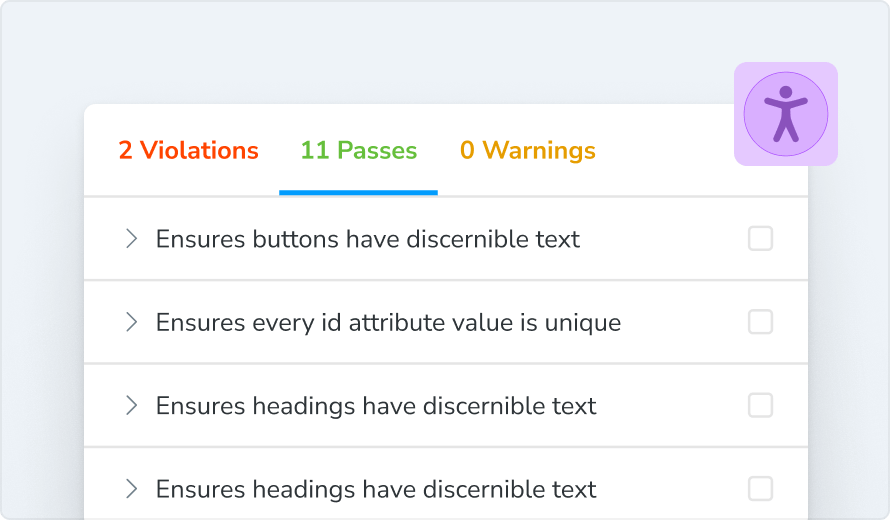
#> input picture client/src/stories/assets/accessibility.png, 890 x 520 px; its folder holds only this picture in this run
$ python -i ocr.py   (imports and definitions only)
#> lines starting #> are read from the running program, lines starting #| are printed output that depends on the picture; after the words box and inside, x2 and y2 are one past the last pixel; in counts of white or black regions, pixels touching at a corner belong together
### server/core/tesseract.py
"""Utilities for locating and configuring the Tesseract executable."""

from __future__ import annotations

import os
import shutil
from pathlib import Path

_CONFIGURED = False
_AVAILABLE = False
_PATH: str | None = None
_ERROR: str | None = None
_TESSDATA_DIR: str | None = None


def _custom_tessdata_dir() -> Path:
    return Path(__file__).resolve().parents[1] / "data" / "tessdata"


def _candidate_paths() -> list[Path]:
    candidates: list[Path] = []

    env_path = os.getenv("TESSERACT_CMD")
    if env_path:
        candidates.append(Path(env_path))

    which_path = shutil.which("tesseract")
    if which_path:
        candidates.append(Path(which_path))

    candidates.extend(
        [
            Path(r"C:\Program Files\Tesseract-OCR\tesseract.exe"),
            Path(r"C:\Program Files (x86)\Tesseract-OCR\tesseract.exe"),
            Path.home() / "AppData" / "Local" / "Programs" / "Tesseract-OCR" / "tesseract.exe",
        ]
    )
    return candidates


def configure_tesseract() -> tuple[bool, str | None, str | None]:
    """Configure pytesseract if available and return availability details."""
    global _CONFIGURED, _AVAILABLE, _PATH, _ERROR, _TESSDATA_DIR

    if _CONFIGURED:
        return _AVAILABLE, _PATH, _ERROR

    _CONFIGURED = True

    try:
        import pytesseract
    except ImportError:
        _AVAILABLE = False
        _ERROR = "pytesseract is not installed"
        return _AVAILABLE, _PATH, _ERROR

    custom_tessdata = _custom_tessdata_dir()
    custom_tessdata.mkdir(parents=True, exist_ok=True)
    os.environ["TESSDATA_PREFIX"] = str(custom_tessdata)
    _TESSDATA_DIR = str(custom_tessdata)

    last_error: str | None = None
    for candidate in _candidate_paths():
        if not candidate.exists():
            continue

        try:
            pytesseract.pytesseract.tesseract_cmd = str(candidate)
            pytesseract.get_tesseract_version()
            _AVAILABLE = True
            _PATH = str(candidate)
            _ERROR = None
            return _AVAILABLE, _PATH, _ERROR
        except Exception as exc:
            last_error = str(exc)

    try:
        pytesseract.get_tesseract_version()
#> (this line was passed over: pytesseract is not available in this run)
#> further down, picture is the input picture: PIL image 890x520 P; mean R, G, B, A 242.7, 243.5, 246.4, 255
        _AVAILABLE = True
        _PATH = getattr(pytesseract.pytesseract, "tesseract_cmd", None)
        _ERROR = None
    except Exception as exc:
        _AVAILABLE = False
        _ERROR = last_error or str(exc)

    return _AVAILABLE, _PATH, _ERROR


# [15 lines left out: functions refresh_tesseract, get_tessdata_dir, not called in this run]

### server/cua/ocr.py
"""
CUA OCR 识别模块
"""
import asyncio
import hashlib
import re
from typing import Any

from PIL import Image

from core.tesseract import configure_tesseract

from .exceptions import OCRError, OCRProcessingError, TesseractNotInstalledError
from .types import Coordinate, Region

try:
    import pytesseract
except ImportError:
    pytesseract = None

TESSERACT_AVAILABLE, TESSERACT_PATH, TESSERACT_ERROR = configure_tesseract()

try:
    import cv2
    import numpy as np
    CV2_AVAILABLE = True
except ImportError:
    CV2_AVAILABLE = False
    cv2 = None
    np = None


SUPPORTED_LANGUAGES = {
    "chi_sim": "中文简体",
    "chi_tra": "中文繁体",
    "eng": "English",
    "jpn": "日本語",
    "kor": "한국어",
    "chi_sim+eng": "中文简体+English",
    "chi_tra+eng": "中文繁体+English",
}


class OCRRecognizer:
    def __init__(self, tesseract_path: str | None = None):
        self._tesseract_path = tesseract_path
        self._current_lang = "chi_sim+eng"
        self._cache: dict[str, Any] = {}
        self._cache_max_size = 100

        if tesseract_path and pytesseract is not None:
            pytesseract.pytesseract.tesseract_cmd = tesseract_path

        self._check_tesseract()

    def _check_tesseract(self) -> None:
        if not TESSERACT_AVAILABLE:
            raise TesseractNotInstalledError(
                details="pytesseract 库未安装，请运行: pip install pytesseract"
            )
        try:
            pytesseract.get_tesseract_version()
#> (this line was passed over: pytesseract is not available in this run)
        except Exception as e:
            raise TesseractNotInstalledError(
                details=f"Tesseract 可执行文件未找到或无法运行: {e}"
            )

    def _get_image_hash(self, image: Image.Image) -> str:
        img_bytes = image.tobytes()
        return hashlib.md5(img_bytes + self._current_lang.encode()).hexdigest()

    def _cache_get(self, key: str) -> Any | None:
        return self._cache.get(key)

    # [44 lines left out: functions _cache_set, set_language, get_available_languages, preprocess_image, not called in this run]

    def enhance_for_ocr(self, image: Image.Image) -> Image.Image:
        if not CV2_AVAILABLE:
            enhanced = image.convert("L")
            return enhanced.point(lambda x: 0 if x < 128 else 255)

        img_array = np.array(image)
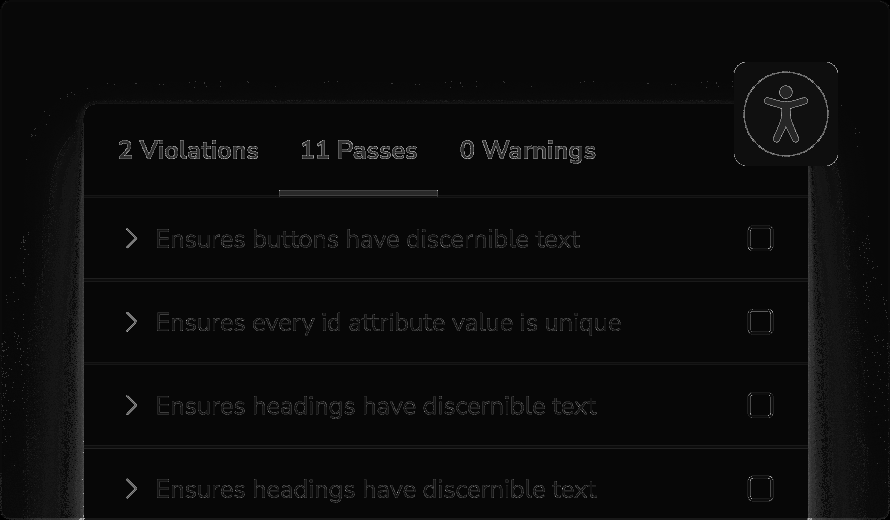
#> img_array: shape (520, 890); min 0, max 181, mean 11

        if len(img_array.shape) == 3:
            gray = cv2.cvtColor(img_array, cv2.COLOR_RGB2GRAY)
        else:
            gray = img_array

        clahe = cv2.createCLAHE(clipLimit=2.0, tileGridSize=(8, 8))
        enhanced = clahe.apply(gray)

        denoised = cv2.fastNlMeansDenoising(enhanced, None, 10, 7, 21)

        _, binary = cv2.threshold(
            denoised, 0, 255, cv2.THRESH_BINARY + cv2.THRESH_OTSU
        )
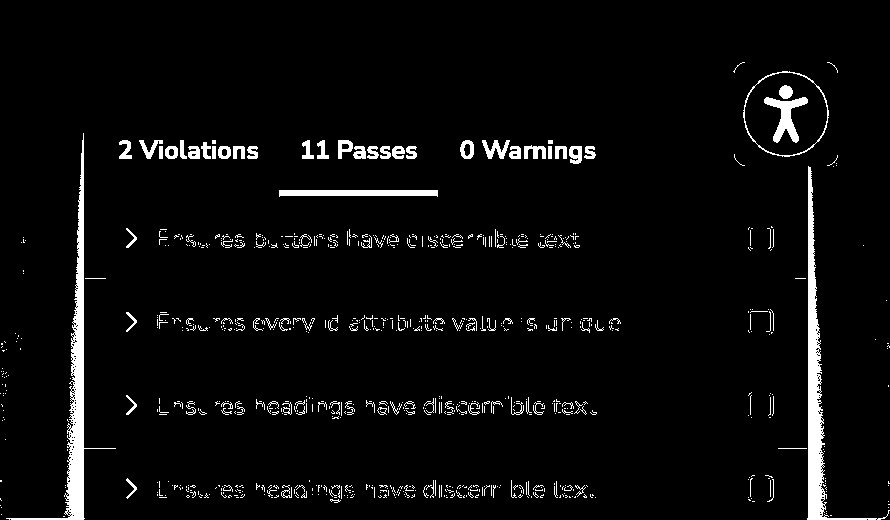
#> binary: shape (520, 890); 4.1% white; 807 white regions (692 under 20 px), largest, box (x1, y1, x2, y2) and area: (6, 133, 116, 520) 3914, (807, 166, 890, 520) 3765, (279, 190, 438, 197) 956

        return Image.fromarray(binary)

    # [33 lines left out: function recognize, not called in this run]

    async def recognize_async(
        self,
        image: Image.Image,
        lang: str | None = None,
        preprocess: bool = True
    ) -> str:
        loop = asyncio.get_event_loop()
        return await loop.run_in_executor(
            None,
            lambda: self.recognize(image, lang, preprocess)
        )

    # [14 lines left out: function recognize_region, not called in this run]

    async def recognize_region_async(
        self,
        image: Image.Image,
        region: Region,
        lang: str | None = None,
        preprocess: bool = True
    ) -> str:
        loop = asyncio.get_event_loop()
        return await loop.run_in_executor(
            None,
            lambda: self.recognize_region(image, region, lang, preprocess)
        )

    # [184 lines left out: functions get_text_boxes, find_text, find_text_regions, find_all_text, get_text_confidence, not called in this run]

    def clear_cache(self) -> None:
        self._cache.clear()

    @staticmethod
    def is_tesseract_available() -> bool:
        return TESSERACT_AVAILABLE

    @staticmethod
    def is_opencv_available() -> bool:
        return CV2_AVAILABLE

    @staticmethod
    def get_supported_languages() -> dict[str, str]:
        return SUPPORTED_LANGUAGES.copy()

>>> from PIL import Image
>>> picture = Image.open('../../client/src/stories/assets/accessibility.png')
>>> result = OCRRecognizer().enhance_for_ocr(picture)
